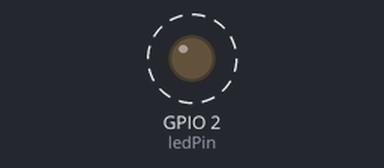
Bench run of a program on a simulated ESP8266 (Wemos D1 mini). Parts: output pins drawn as LEDs (lit = HIGH). Dashed ring = blinking. What the program prints to the serial monitor is not drawn.

Above: at 0.2 s.
Timing chart, 0 to 3.0 s (numbered marks = the images above):
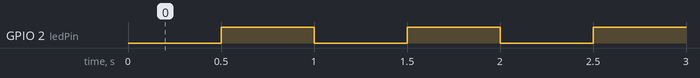

The program:

main.cpp
```cpp
#include <Arduino.h>
#include "GOImport.h"


// constants won't change. Used here to set a pin number:
//const int ledPin =  LED_BUILTIN;// the number of the LED pin

// Variables will change:
int ledState = LOW;             // ledState used to set the LED

// Generally, you should use "unsigned long" for variables that hold time
// The value will quickly become too large for an int to store
// unsigned long previousMillis = 0;        // will store last time LED was updated

// constants won't change:
//const long interval = 1000;           // interval at which to blink (milliseconds)

void setup() {
  // set the digital pin as output:
  pinMode(ledPin, OUTPUT);
  Serial.begin(9600);

}

void loop() {
  // here is where you'd put code that needs to be running all the time.

  // check to see if it's time to blink the LED; that is, if the difference
  // between the current time and last time you blinked the LED is bigger than
  // the interval at which you want to blink the LED.
  // unsigned long currentMillis = millis();
  //Serial.println(currentMillis - previousMillis);

  if (upDateLED()) {
    Serial.print("Time for update, ledstate:");
    Serial.println(ledState);
    // save the last time you blinked the LED
    // previousMillis = currentMillis;

    // if the LED is off turn it on and vice-versa:
    if (ledState == LOW) {
      ledState = HIGH;
    } else {
      ledState = LOW;
    }

    // set the LED with the ledState of the variable:
    digitalWrite(ledPin, ledState);
  }
}
```

GOImport.h
```cpp
#ifndef GOImport
#define GOImport

#ifndef LED_BUILTIN
#define LED_BUILTIN 2
#endif

#include <Arduino.h>

const int ledPin =  LED_BUILTIN;    // the number of the LED pin
const long interval = 500;

extern bool upDateLED();

#endif
```

GOImport.cpp
```cpp
#include "GOImport.h"

unsigned long previousMillis = 0;

bool upDateLED(){
    unsigned long currentMillis = millis();
    if (currentMillis - previousMillis >= interval){
            previousMillis = currentMillis;
            return true;
    }
    else
    {
        return false;
    }
}//end function
```

Measured:
- by itself, GPIO 2 (ledPin): alternates HIGH for 0.50 s and LOW for 0.50 s
